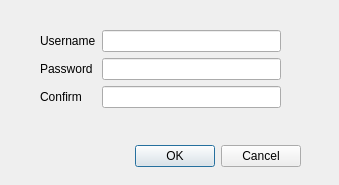
<?xml version="1.0" encoding="UTF-8"?>
<ui version="4.0">
 <class>SignupDialog</class>
 <widget class="QDialog" name="SignupDialog">
  <property name="geometry">
   <rect>
    <x>0</x>
    <y>0</y>
    <width>339</width>
    <height>185</height>
   </rect>
  </property>
  <property name="windowTitle">
   <string>Sign Up</string>
  </property>
  <widget class="QDialogButtonBox" name="buttonBox">
   <property name="geometry">
    <rect>
     <x>10</x>
     <y>140</y>
     <width>291</width>
     <height>32</height>
    </rect>
   </property>
   <property name="orientation">
    <enum>Qt::Horizontal</enum>
   </property>
   <property name="standardButtons">
    <set>QDialogButtonBox::Cancel|QDialogButtonBox::Ok</set>
   </property>
  </widget>
  <widget class="QWidget" name="formLayoutWidget">
   <property name="geometry">
    <rect>
     <x>40</x>
     <y>30</y>
     <width>241</width>
     <height>80</height>
    </rect>
   </property>
   <layout class="QFormLayout" name="formLayout">
    <item row="0" column="1">
     <widget class="QLineEdit" name="txtUsernameLineEdit"/>
    </item>
    <item row="1" column="0">
     <widget class="QLabel" name="passwordLabel">
      <property name="text">
       <string>Password</string>
      </property>
     </widget>
    </item>
    <item row="1" column="1">
     <widget class="QLineEdit" name="txtPasswordLineEdit">
      <property name="echoMode">
       <enum>QLineEdit::Password</enum>
      </property>
     </widget>
    </item>
    <item row="2" column="0">
     <widget class="QLabel" name="confirmLabel">
      <property name="text">
       <string>Confirm</string>
      </property>
     </widget>
    </item>
    <item row="2" column="1">
     <widget class="QLineEdit" name="txtConfirmLineEdit">
      <property name="echoMode">
       <enum>QLineEdit::Password</enum>
      </property>
     </widget>
    </item>
    <item row="0" column="0">
     <widget class="QLabel" name="usernameLabel">
      <property name="text">
       <string>Username</string>
      </property>
     </widget>
    </item>
   </layout>
  </widget>
 </widget>
 <resources/>
 <connections>
  <connection>
   <sender>buttonBox</sender>
   <signal>accepted()</signal>
   <receiver>SignupDialog</receiver>
   <slot>accept()</slot>
   <hints>
    <hint type="sourcelabel">
     <x>248</x>
     <y>254</y>
    </hint>
    <hint type="destinationlabel">
     <x>157</x>
     <y>274</y>
    </hint>
   </hints>
  </connection>
  <connection>
   <sender>buttonBox</sender>
   <signal>rejected()</signal>
   <receiver>SignupDialog</receiver>
   <slot>reject()</slot>
   <hints>
    <hint type="sourcelabel">
     <x>316</x>
     <y>260</y>
    </hint>
    <hint type="destinationlabel">
     <x>286</x>
     <y>274</y>
    </hint>
   </hints>
  </connection>
 </connections>
</ui>
